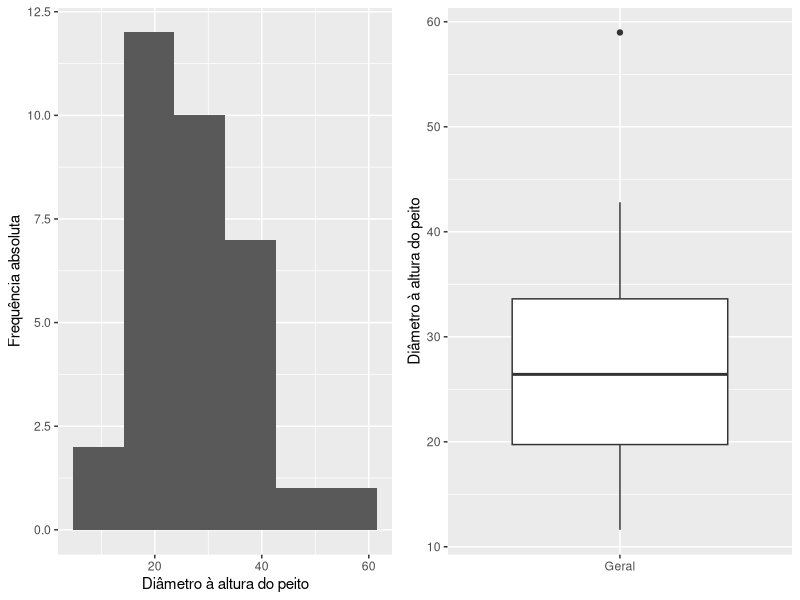
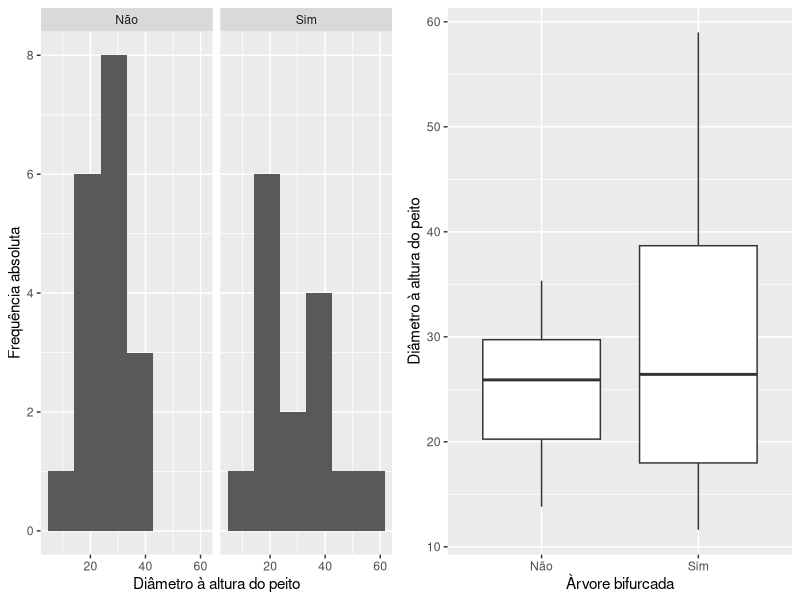
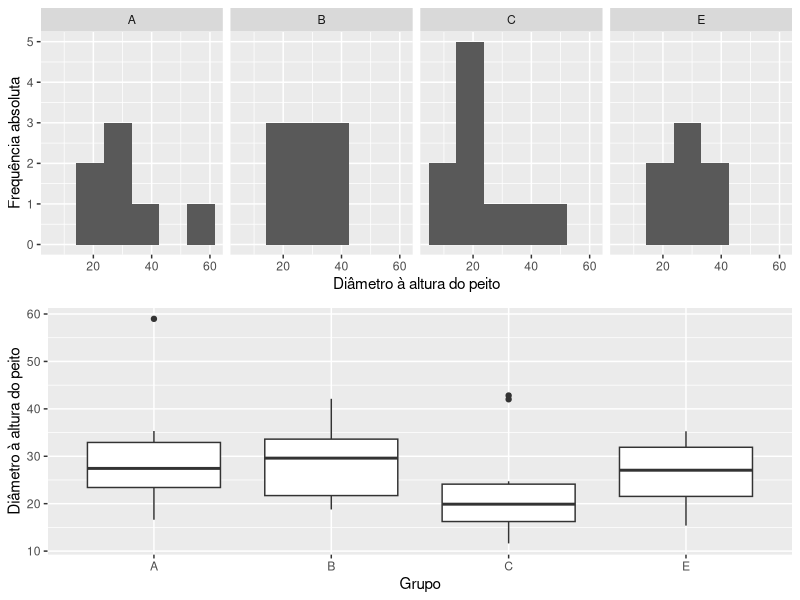

Generate these figures, in order, with R:
# =====================================================================
# Aula de campo - Biostatística Florestal
#                                                        Eduardo Junior
#                                                    edujrrib@gmail.com
#                                                            2018-04-03
# =====================================================================

# Lê os dados
dados <- read.table("dados.tsv",
                    header = TRUE,
                    dec = ".",
                    sep = "\t",
                    encoding = "UTF-8")

# Verifica a estrutura do objeto (note o número de observações, número
# de variáveis e o tipo das variáveis)
str(dados)


# Adiciona uma coluna com o diâmetro à altura do peito
dados$DAP <- dados$CAP / pi
str(dados)


# Calcula estatísticas de posição para DAP (geral)
cbind(c("Média" = mean(dados$DAP),
        "Mediana" = median(dados$DAP),
        "1º quartil" = quantile(dados$DAP, prob = 1/4),
        "3º quartil" = quantile(dados$DAP, prob = 3/4),
        "Mínimo" = min(dados$DAP),
        "Máximo" = max(dados$DAP)))

# Calcula estatísticas de dispersão para DAP (geral)
cbind(c("Variância" = var(dados$DAP),
        "Desvio Padrão" = sd(dados$DAP),
        "Amplitude" = max(dados$DAP) - min(dados$DAP),
        "Amplitude inter-quartílica" = IQR(dados$DAP),
        "Coef. de variação" = sd(dados$DAP)/mean(dados$DAP)))


# Calcula estatísticas descritivas para DAP (estratificado por bifurcação)
tapply(dados$DAP, dados$bifur, length) # número de árvores
tapply(dados$DAP, dados$bifur, mean) # média
tapply(dados$DAP, dados$bifur, sd)   # variância

# Calcula várias estatísticas de uma vez (posição)
tapply(dados$DAP, dados$bifur, function(x) {
    cbind(c("Variância" = var(x),
            "Desvio Padrão" = sd(x),
            "Amplitude" = max(x) - min(x),
            "Amplitude inter-quartílica" = IQR(x),
            "Coef. de variação" = sd(x)/mean(x)))
})

# Calcula várias estatísticas de uma vez (dispersão)
tapply(dados$DAP, dados$bifur, function(x) {
    cbind(c("Média" = mean(x),
            "Mediana" = median(x),
            "1º quartil" = quantile(x, prob = 1/4),
            "3º quartil" = quantile(x, prob = 3/4),
            "Mínimo" = min(x),
            "Máximo" = max(x)))
})


# Instala o pacote ggplot2
install.packages(c("ggplot2", "cowplot"))

# Carrega o pacote ggplot na sessão
library(ggplot2)
library(cowplot)


# Histograma (geral)
g1 <- ggplot(dados, aes(x = DAP)) +
    geom_histogram(bins = 6) +
    labs(x = "Diâmetro à altura do peito",
         y = "Frequência absoluta")

# Boxplot (geral)
g2 <- ggplot(dados, aes(y = DAP, x = "Geral")) +
    geom_boxplot() +
    labs(x = "",
         y = "Diâmetro à altura do peito")

# Exibe os gráficas na mesma janela
plot_grid(g1, g2)


# Histograma (estratificado por bifurcação)
g1 <- ggplot(dados, aes(x = DAP)) +
    geom_histogram(bins = 6) +
    labs(x = "Diâmetro à altura do peito",
         y = "Frequência absoluta") +
    facet_wrap(~bifur, ncol = 2)

# Boxplot (estratificado por bifurcação)
g2 <- ggplot(dados, aes(y = DAP, x = bifur)) +
    geom_boxplot() +
    labs(x = "Àrvore bifurcada",
         y = "Diâmetro à altura do peito")

# Exibe os gráficas na mesma janela
plot_grid(g1, g2)


# Histograma (estratificado por bifurcação)
g1 <- ggplot(dados, aes(x = DAP)) +
    geom_histogram(bins = 6) +
    labs(x = "Diâmetro à altura do peito",
         y = "Frequência absoluta") +
    facet_wrap(~grupo, ncol = 4)

# Boxplot (estratificado por bifurcação)
g2 <- ggplot(dados, aes(y = DAP, x = grupo)) +
    geom_boxplot() +
    labs(x = "Grupo",
         y = "Diâmetro à altura do peito")

# Exibe os gráficas na mesma janela
plot_grid(g1, g2, ncol = 1)
